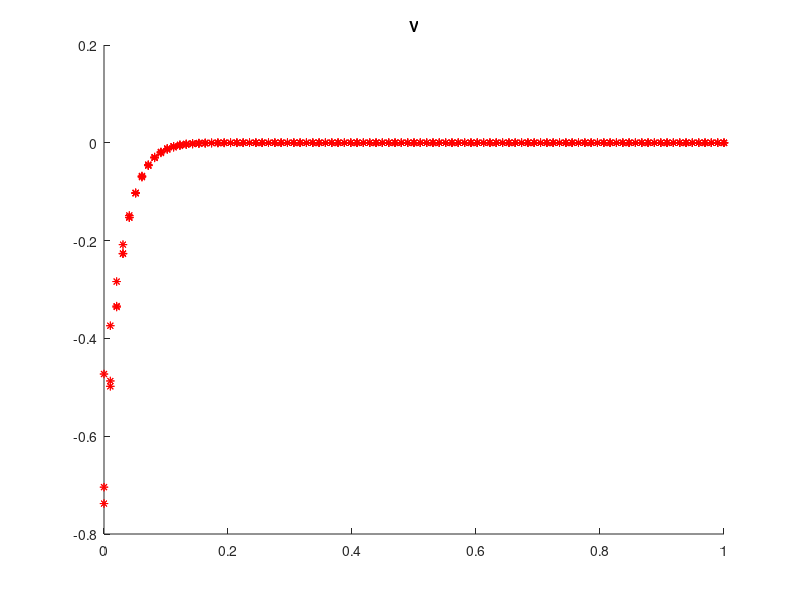

Source code (MATLAB):
close all; clear;

n  = 100; a = 0; b = 1;   h = (b-a)/n;

% form D2, (n-1) X (n+1) second difference matrix
d  = ones(n,1);
D2  = 1/h^2 * spdiags([d, -2*d, d], [0, 1, 2], n-1, n-1);

[V,D]= eigs(-D2, 6, 'sm');

x = linspace(a,b,n-1);

figure(1); hold on;
title('V');
plot(x,V,'r*');
